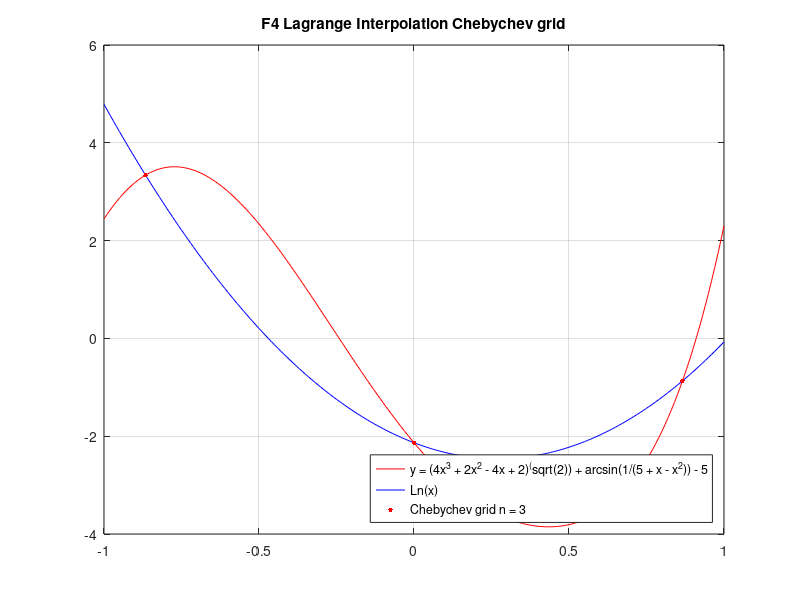
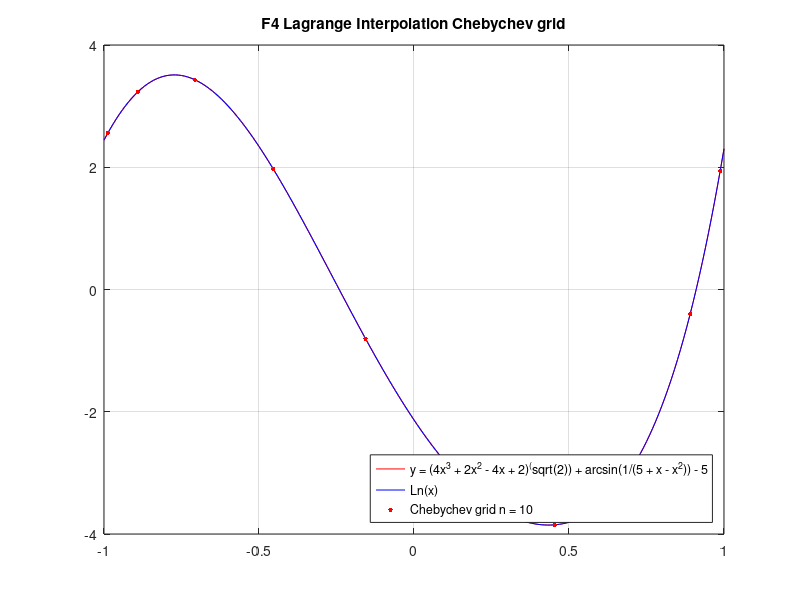
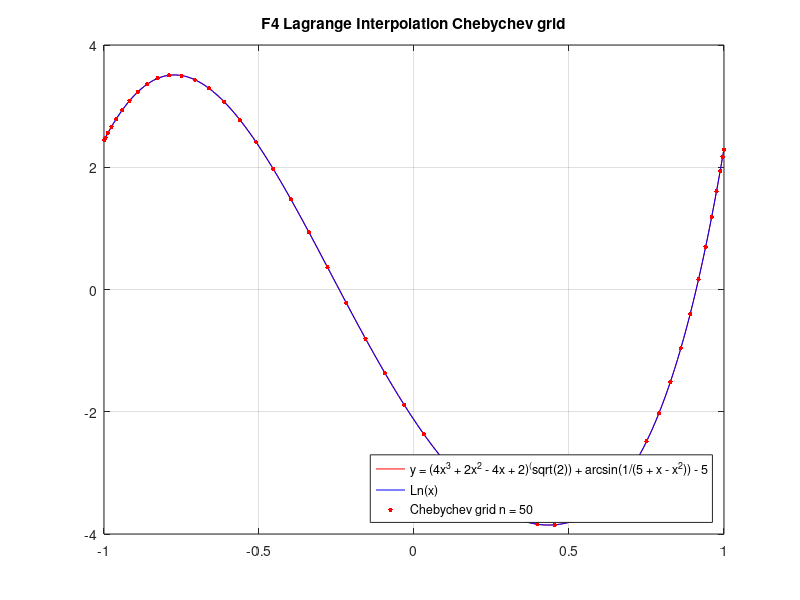

Write the MATLAB code that produced these figures, in order.
% Интерполяция Лагранжем F4 Чебышевская сетка (n = 3)
dot_x=[-0.866025  6.12323e-17  0.866025];
dot_y=[3.3393  -2.1335  -0.869267];

x = [-1:0.01:1];
y = (4.*x.^3 + 2.*x.^2 - 4.*x + 2).^(sqrt(2)) + asin(1./(5 + x - x.^2)) - 5;
plot(x,y,'r');
hold on

x=[-1:0.01:1];
y=[4.78767  4.67399  4.56122  4.44934  4.33835  4.22827  4.11909  4.0108  3.90341  3.79692  3.69133  3.58664  3.48284  3.37995  3.27795  3.17685  3.07664  2.97734  2.87894  2.78143  2.68482  2.58911  2.4943  2.40038  2.30737  2.21525  2.12403  2.03371  1.94429  1.85576  1.76814  1.68141  1.59558  1.51065  1.42661  1.34348  1.26124  1.1799  1.09946  1.01992  0.941278  0.863533  0.786686  0.710737  0.635687  0.561535  0.488281  0.415925  0.344468  0.273909  0.204248  0.135485  0.0676211  0.000655063  -0.0654127  -0.130582  -0.194853  -0.258226  -0.320701  -0.382277  -0.442955  -0.502735  -0.561617  -0.6196  -0.676685  -0.732872  -0.78816  -0.842551  -0.896042  -0.948636  -1.00033  -1.05113  -1.10103  -1.15003  -1.19813  -1.24533  -1.29164  -1.33705  -1.38156  -1.42517  -1.46788  -1.5097  -1.55061  -1.59063  -1.62975  -1.66797  -1.70529  -1.74172  -1.77724  -1.81187  -1.8456  -1.87843  -1.91037  -1.9414  -1.97154  -2.00078  -2.02912  -2.05656  -2.08311  -2.10875  -2.1335  -2.15735  -2.1803  -2.20235  -2.2235  -2.24376  -2.26312  -2.28158  -2.29914  -2.3158  -2.33157  -2.34643  -2.3604  -2.37347  -2.38564  -2.39691  -2.40729  -2.41677  -2.42535  -2.43303  -2.43981  -2.44569  -2.45068  -2.45476  -2.45795  -2.46024  -2.46163  -2.46213  -2.46172  -2.46042  -2.45822  -2.45512  -2.45112  -2.44623  -2.44044  -2.43374  -2.42615  -2.41766  -2.40828  -2.39799  -2.38681  -2.37473  -2.36175  -2.34787  -2.33309  -2.31742  -2.30084  -2.28337  -2.265  -2.24573  -2.22557  -2.2045  -2.18254  -2.15968  -2.13592  -2.11126  -2.08571  -2.05925  -2.0319  -2.00365  -1.9745  -1.94445  -1.91351  -1.88166  -1.84892  -1.81528  -1.78074  -1.74531  -1.70897  -1.67174  -1.63361  -1.59458  -1.55465  -1.51382  -1.4721  -1.42947  -1.38595  -1.34153  -1.29622  -1.25  -1.20289  -1.15487  -1.10596  -1.05615  -1.00545  -0.95384  -0.901336  -0.847934  -0.793634  -0.738435  -0.682338  -0.625343  -0.567449  -0.508657  -0.448967  -0.388379  -0.326892  -0.264507  -0.201224  -0.137043  -0.0719628];
plot(x,y,'b');

% plot(dot_x,dot_y,'r--');

for i = 1:3
    plot(dot_x(i), dot_y(i), 'r.','MarkerSize', 10);
end


title('F4 Lagrange Interpolation Chebychev grid');
legend({'y = (4x^3 + 2x^2 - 4x + 2)^(sqrt(2)) + arcsin(1/(5 + x - x^2)) - 5', 'Ln(x)', 'Chebychev grid n = 3'}, 'Location', 'southeast');

%  xlim ([-1.1 1.1]);
%  ylim ([-0.1 1.1]);

grid on;
hold off

% Интерполяция Лагранжем F4 Чебышевская сетка (n = 10)
figure;
dot_x = [-0.987688  -0.891007  -0.707107  -0.45399  -0.156434  0.156434  0.45399  0.707107  0.891007  0.987688];
dot_y = [2.55873  3.23225  3.43188  1.97138  -0.803227  -3.13154  -3.84969  -2.88725  -0.397591  1.94093];

x = [-1:0.01:1];
y = (4.*x.^3 + 2.*x.^2 - 4.*x + 2).^(sqrt(2)) + asin(1./(5 + x - x.^2)) - 5;
plot(x,y,'r');
hold on

x=[-1:0.01:1];
y=[2.44395  2.53767  2.62716  2.71239  2.79331  2.86987  2.94206  3.00986  3.07325  3.13226  3.18687  3.23711  3.283  3.32456  3.36183  3.39483  3.42362  3.44824  3.46873  3.48516  3.49756  3.506  3.51054  3.51125  3.50818  3.5014  3.49098  3.47698  3.45949  3.43857  3.41428  3.38672  3.35594  3.32203  3.28505  3.24509  3.20222  3.15652  3.10806  3.05693  3.00319  2.94693  2.88822  2.82715  2.76379  2.69821  2.6305  2.56074  2.48899  2.41535  2.33988  2.26267  2.18379  2.10333  2.02134  1.93793  1.85316  1.7671  1.67984  1.59145  1.50201  1.4116  1.32028  1.22813  1.13524  1.04167  0.947491  0.852786  0.757624  0.662078  0.56622  0.470119  0.373848  0.277475  0.18107  0.084701  -0.0115646  -0.10766  -0.20352  -0.29908  -0.394275  -0.489044  -0.583325  -0.677057  -0.770181  -0.86264  -0.954376  -1.04533  -1.13546  -1.2247  -1.31301  -1.40033  -1.48661  -1.57182  -1.65589  -1.7388  -1.8205  -1.90094  -1.9801  -2.05792  -2.13438  -2.20944  -2.28307  -2.35525  -2.42593  -2.49509  -2.56272  -2.62877  -2.69324  -2.7561  -2.81733  -2.87691  -2.93483  -2.99106  -3.04561  -3.09845  -3.14957  -3.19897  -3.24663  -3.29254  -3.3367  -3.3791  -3.41973  -3.4586  -3.49568  -3.53099  -3.5645  -3.59623  -3.62615  -3.65428  -3.68059  -3.70509  -3.72777  -3.74862  -3.76763  -3.78479  -3.80009  -3.81352  -3.82506  -3.83469  -3.84239  -3.84815  -3.85194  -3.85373  -3.85349  -3.85119  -3.84679  -3.84026  -3.83155  -3.82062  -3.8074  -3.79186  -3.77392  -3.75353  -3.73062  -3.70511  -3.67692  -3.64597  -3.61217  -3.57543  -3.53565  -3.49272  -3.44654  -3.39698  -3.34392  -3.28724  -3.22681  -3.16248  -3.09411  -3.02155  -2.94464  -2.86322  -2.77714  -2.6862  -2.59025  -2.48909  -2.38255  -2.27043  -2.15255  -2.0287  -1.89869  -1.76231  -1.61936  -1.46964  -1.31294  -1.14906  -0.977791  -0.79893  -0.612277  -0.417633  -0.214805  -0.00360449  0.216151  0.444637  0.682019  0.928453  1.18409  1.44905  1.72346  2.00742  2.30102];
plot(x,y,'b');

% plot(dot_x,dot_y,'r--');

for i = 1:10
    plot(dot_x(i), dot_y(i), 'r.','MarkerSize', 10);
end

title('F4 Lagrange Interpolation Chebychev grid');
legend({'y = (4x^3 + 2x^2 - 4x + 2)^(sqrt(2)) + arcsin(1/(5 + x - x^2)) - 5', 'Ln(x)', 'Chebychev grid n = 10'}, 'Location', 'southeast');

%  xlim ([-1.1 1.1]);
%  ylim ([-0.7 1.1]);

grid on;
hold off

% Интерполяция Лагранжем F4 Чебышевская сетка (n = 50)
figure;
dot_x=[-0.999507  -0.995562  -0.987688  -0.975917  -0.960294  -0.940881  -0.917755  -0.891007  -0.860742  -0.827081  -0.790155  -0.750111  -0.707107  -0.661312  -0.612907  -0.562083  -0.509041  -0.45399  -0.397148  -0.338738  -0.278991  -0.218143  -0.156434  -0.0941083  -0.0314108  0.0314108  0.0941083  0.156434  0.218143  0.278991  0.338738  0.397148  0.45399  0.509041  0.562083  0.612907  0.661312  0.707107  0.750111  0.790155  0.827081  0.860742  0.891007  0.917755  0.940881  0.960294  0.975917  0.987688  0.995562  0.999507];
dot_y=[2.44761  2.4854  2.55873  2.66315  2.79207  2.93697  3.08756  3.23225  3.35852  3.45352  3.50476  3.50078  3.43188  3.2908  3.07325  2.77837  2.40894  1.97138  1.47558  0.934379  0.362963  -0.221987  -0.803227  -1.36395  -1.88877  -2.36454  -2.78109  -3.13154  -3.41237  -3.62295  -3.76469  -3.83974  -3.84969  -3.79461  -3.67292  -3.48214  -3.22028  -2.88725  -2.48607  -2.02363  -1.51091  -0.962815  -0.397591  0.164076  0.700161  1.18854  1.6083  1.94093  2.17149  2.28947];

x = [-1:0.01:1];
y = (4.*x.^3 + 2.*x.^2 - 4.*x + 2).^(sqrt(2)) + asin(1./(5 + x - x.^2)) - 5;
plot(x,y,'r');
hold on

x=[-1:0.01:1];
y=[2.44283  2.53749  2.62764  2.71327  2.79439  2.87101  2.94314  3.01079  3.07399  3.13275  3.18711  3.23709  3.28273  3.32406  3.36112  3.39396  3.42261  3.44713  3.46757  3.48396  3.49638  3.50486  3.50947  3.51028  3.50733  3.50069  3.49042  3.47659  3.45927  3.43852  3.41441  3.38701  3.35639  3.32263  3.28579  3.24596  3.2032  3.15759  3.10921  3.05813  3.00443  2.94818  2.88947  2.82838  2.76497  2.69934  2.63156  2.5617  2.48986  2.4161  2.34051  2.26317  2.18416  2.10355  2.02143  1.93787  1.85296  1.76677  1.67937  1.59086  1.5013  1.41078  1.31936  1.22713  1.13416  1.04053  0.946309  0.851571  0.756391  0.66084  0.56499  0.468913  0.372678  0.276354  0.18001  0.0837124  -0.0124714  -0.108476  -0.204238  -0.299693  -0.394779  -0.489434  -0.583599  -0.677214  -0.770222  -0.862566  -0.954191  -1.04504  -1.13507  -1.22421  -1.31243  -1.39967  -1.48589  -1.57104  -1.65507  -1.73794  -1.81961  -1.90004  -1.97919  -2.05702  -2.1335  -2.20859  -2.28226  -2.35447  -2.42521  -2.49443  -2.56212  -2.62824  -2.69278  -2.75571  -2.81701  -2.87666  -2.93464  -2.99094  -3.04554  -3.09842  -3.14959  -3.19901  -3.24669  -3.29261  -3.33677  -3.37916  -3.41978  -3.45861  -3.49565  -3.5309  -3.56436  -3.59602  -3.62588  -3.65394  -3.68018  -3.70461  -3.72723  -3.74802  -3.76698  -3.7841  -3.79938  -3.8128  -3.82434  -3.834  -3.84175  -3.84758  -3.85146  -3.85336  -3.85326  -3.85112  -3.8469  -3.84056  -3.83206  -3.82134  -3.80835  -3.79304  -3.77533  -3.75515  -3.73245  -3.70712  -3.6791  -3.64829  -3.6146  -3.57793  -3.53818  -3.49524  -3.44899  -3.39933  -3.34611  -3.28923  -3.22853  -3.1639  -3.09519  -3.02225  -2.94494  -2.8631  -2.77657  -2.68519  -2.5888  -2.48723  -2.3803  -2.26784  -2.14967  -2.0256  -1.89544  -1.75901  -1.61611  -1.46654  -1.3101  -1.14658  -0.975785  -0.797491  -0.611489  -0.417558  -0.21548  -0.00502922  0.214022  0.441903  0.678849  0.925096  1.18088  1.44646  1.72206  2.00794  2.30435];
plot(x,y,'b');

% plot(dot_x,dot_y,'r--');

for i = 1:50
    plot(dot_x(i), dot_y(i), 'r.','MarkerSize', 10);
end

title('F4 Lagrange Interpolation Chebychev grid');
legend({'y = (4x^3 + 2x^2 - 4x + 2)^(sqrt(2)) + arcsin(1/(5 + x - x^2)) - 5', 'Ln(x)', 'Chebychev grid n = 50'}, 'Location', 'southeast');

% xlim ([-3.1 3.1]);
% ylim ([-6 2]);

grid on;
hold off
